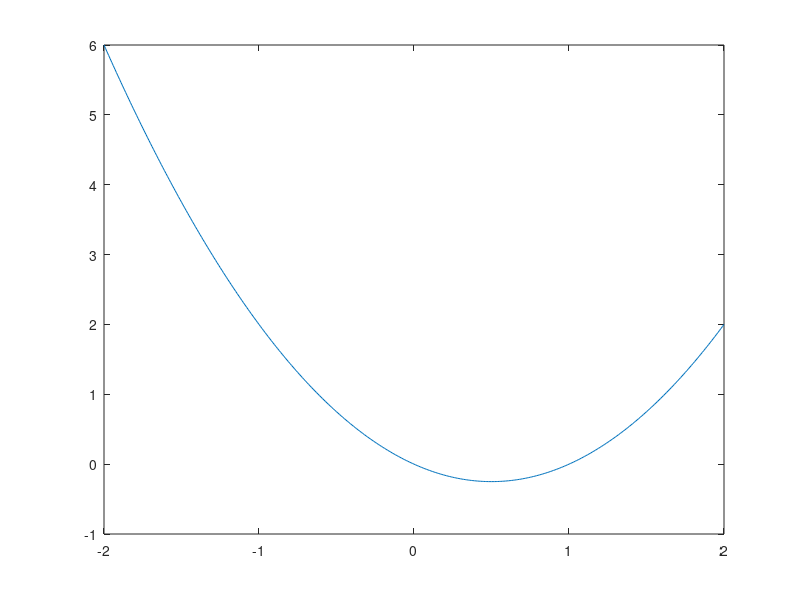

Source code (MATLAB):
%Script to run the line search on the simple test platform
%Copyright (c) 2015 Isaiah Bell
%All rights reserved
clear
clc
%test function
simple = @(x) (x.^2-x);
%plotting the function
test_x = [-2:0.01:2];
simple_y = simple(test_x);
plot(test_x,simple_y)
%create an objective function handle to pass around
objective = @(x)(deal((x^2-x),(2*x-1)))
